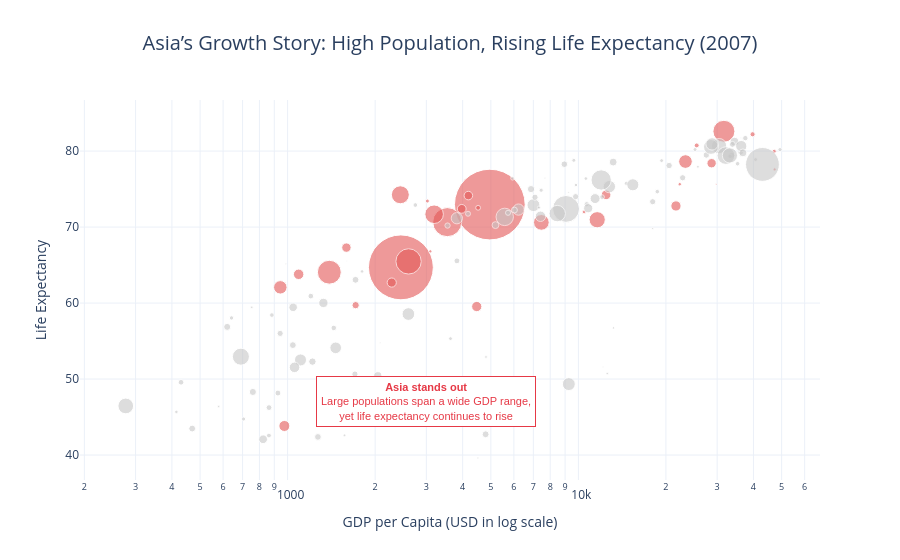

The code cell stored with this chart in its notebook:
### Markdown cell above
## Task 2 — Bubble chart: tell a story

**What to build:** A bubble chart (full 2007 dataset, all countries) where:
- x = GDP per capita (log scale)
- y = life expectancy
- size = population
- colour = ONE continent highlighted (your choice), all others grey
- At least one annotation explaining the highlighted group's story

> This is the grey-and-highlight technique applied to a bubble chart.

### Code cell
# Task 2
# YOUR CODE HERE
import plotly.express as px
import pandas as pd
import math

# Load data
df = px.data.gapminder()

# Filter 2007 data
df_2007 = df[df["year"] == 2007].copy()

# Highlight continent (choose ONE)
highlight = "Asia"

# Create grouping
df_2007["group"] = df_2007["continent"].apply(
    lambda x: highlight if x == highlight else "Other"
)

# Create plot
fig = px.scatter(
    df_2007,
    x="gdpPercap",
    y="lifeExp",
    size="pop",
    hover_name="country",
    color="group",
    log_x=True,
    size_max=50,
    opacity=0.6,
    color_discrete_map={
        highlight: "#E45756",   # strong highlight
        "Other": "#C7C7C7"      # soft grey
    },
    title="Asia’s Growth Story: High Population, Rising Life Expectancy (2007)",
    custom_data=['country', 'pop']
)

# Layout polish
fig.update_layout(
    showlegend=False,
    title=dict(x=0.5, font=dict(size=20)),
    xaxis_title="GDP per Capita (USD in log scale)",
    yaxis_title="Life Expectancy",
    template="plotly_white"
)

fig.update_traces(
    hovertemplate='<b>%{hovertext}</b><br>'
                  'GDP per capita: $%{x:,.0f}<br>'
                  'Life expectancy: %{y:.1f} yrs<br>'
                  'Population: %{customdata[1]:,.0f}')

# 🔥 Strong, visible annotation (PLACED IN EMPTY SPACE)
fig.add_annotation(
    x=math.log10(3000), y=47,
    text="<b>Asia stands out</b><br>Large populations span a wide GDP range,<br>yet life expectancy continues to rise",
    showarrow=False,
    font=dict(color='#E63946', size=11, family='Arial'),
    bgcolor='white', bordercolor='#E63946', borderwidth=1, borderpad=4
)


fig.show()

### Figure 1 — Plotly figure (JSON) as saved in the notebook; plotly's stock layout.template omitted (floating-point values rounded to 4 significant figures; data arrays with more than 128 entries replaced by an {"elided": "..."} marker saying what was removed)
{"data": [{"customdata": [["Afghanistan", 31889923], ["Bahrain", 708573], ["Bangladesh", 150448339], ["Cambodia", 14131858], ["China", 1318683096], ["Hong Kong, China", 6980412], ["India", 1110396331], ["Indonesia", 223547000], ["Iran", 69453570], ["Iraq", 27499638], ["Israel", 6426679], ["Japan", 127467972], ["Jordan", 6053193], ["Korea, Dem. Rep.", 23301725], ["Korea, Rep.", 49044790], ["Kuwait", 2505559], ["Lebanon", 3921278], ["Malaysia", 24821286], ["Mongolia", 2874127], ["Myanmar", 47761980], ["Nepal", 28901790], ["Oman", 3204897], ["Pakistan", 169270617], ["Philippines", 91077287], ["Saudi Arabia", 27601038], ["Singapore", 4553009], ["Sri Lanka", 20378239], ["Syria", 19314747], ["Taiwan", 23174294], ["Thailand", 65068149], ["Vietnam", 85262356], ["West Bank and Gaza", 4018332], ["Yemen, Rep.", 22211743]], "hovertemplate": "<b>%{hovertext}</b><br>GDP per capita: $%{x:,.0f}<br>Life expectancy: %{y:.1f} yrs<br>Population: %{customdata[1]:,.0f}", "hovertext": ["Afghanistan", "Bahrain", "Bangladesh", "Cambodia", "China", "Hong Kong, China", "India", "Indonesia", "Iran", "Iraq", "Israel", "Japan", "Jordan", "Korea, Dem. Rep.", "Korea, Rep.", "Kuwait", "Lebanon", "Malaysia", "Mongolia", "Myanmar", "Nepal", "Oman", "Pakistan", "Philippines", "Saudi Arabia", "Singapore", "Sri Lanka", "Syria", "Taiwan", "Thailand", "Vietnam", "West Bank and Gaza", "Yemen, Rep."], "legendgroup": "Asia", "marker": {"color": "#E45756", "opacity": 0.6, "size": [31889923, 708573, 150448339, 14131858, 1318683096, 6980412, 1110396331, 223547000, 69453570, 27499638, 6426679, 127467972, 6053193, 23301725, 49044790, 2505559, 3921278, 24821286, 2874127, 47761980, 28901790, 3204897, 169270617, 91077287, 27601038, 4553009, 20378239, 19314747, 23174294, 65068149, 85262356, 4018332, 22211743], "sizemode": "area", "sizeref": 527500.0, "symbol": "circle"}, "mode": "markers", "name": "Asia", "orientation": "v", "showlegend": true, "type": "scatter", "x": [974.6, 29800.0, 1391.0, 1714.0, 4959.0, 39720.0, 2452.0, 3541.0, 11610.0, 4471.0, 25520.0, 31660.0, 4519.0, 1593.0, 23350.0, 47310.0, 10460.0, 12450.0, 3096.0, 944.0, 1091.0, 22320.0, 2606.0, 3190.0, 21650.0, 47140.0, 3970.0, 4185.0, 28720.0, 7458.0, 2442.0, 3025.0, 2281.0], "xaxis": "x", "y": [43.83, 75.64, 64.06, 59.72, 72.96, 82.21, 64.7, 70.65, 70.96, 59.55, 80.75, 82.6, 72.53, 67.3, 78.62, 77.59, 71.99, 74.24, 66.8, 62.07, 63.78, 75.64, 65.48, 71.69, 72.78, 79.97, 72.4, 74.14, 78.4, 70.62, 74.25, 73.42, 62.7], "yaxis": "y"}, {"customdata": {"elided": "109x2 mixed values"}, "hovertemplate": "<b>%{hovertext}</b><br>GDP per capita: $%{x:,.0f}<br>Life expectancy: %{y:.1f} yrs<br>Population: %{customdata[1]:,.0f}", "hovertext": ["Albania", "Algeria", "Angola", "Argentina", "Australia", "Austria", "Belgium", "Benin", "Bolivia", "Bosnia and Herzegovina", "Botswana", "Brazil", "Bulgaria", "Burkina Faso", "Burundi", "Cameroon", "Canada", "Central African Republic", "Chad", "Chile", "Colombia", "Comoros", "Congo, Dem. Rep.", "Congo, Rep.", "Costa Rica", "Cote d'Ivoire", "Croatia", "Cuba", "Czech Republic", "Denmark", "Djibouti", "Dominican Republic", "Ecuador", "Egypt", "El Salvador", "Equatorial Guinea", "Eritrea", "Ethiopia", "Finland", "France", "Gabon", "Gambia", "Germany", "Ghana", "Greece", "Guatemala", "Guinea", "Guinea-Bissau", "Haiti", "Honduras", "Hungary", "Iceland", "Ireland", "Italy", "Jamaica", "Kenya", "Lesotho", "Liberia", "Libya", "Madagascar", "Malawi", "Mali", "Mauritania", "Mauritius", "Mexico", "Montenegro", "Morocco", "Mozambique", "Namibia", "Netherlands", "New Zealand", "Nicaragua", "Niger", "Nigeria", "Norway", "Panama", "Paraguay", "Peru", "Poland", "Portugal", "Puerto Rico", "Reunion", "Romania", "Rwanda", "Sao Tome and Principe", "Senegal", "Serbia", "Sierra Leone", "Slovak Republic", "Slovenia", "Somalia", "South Africa", "Spain", "Sudan", "Swaziland", "Sweden", "Switzerland", "Tanzania", "Togo", "Trinidad and Tobago", "Tunisia", "Turkey", "Uganda", "United Kingdom", "United States", "Uruguay", "Venezuela", "Zambia", "Zimbabwe"], "legendgroup": "Other", "marker": {"color": "#C7C7C7", "opacity": 0.6, "size": [3600523, 33333216, 12420476, 40301927, 20434176, 8199783, 10392226, 8078314, 9119152, 4552198, 1639131, 190010647, 7322858, 14326203, 8390505, 17696293, 33390141, 4369038, 10238807, 16284741, 44227550, 710960, 64606759, 3800610, 4133884, 18013409, 4493312, 11416987, 10228744, 5468120, 496374, 9319622, 13755680, 80264543, 6939688, 551201, 4906585, 76511887, 5238460, 61083916, 1454867, 1688359, 82400996, 22873338, 10706290, 12572928, 9947814, 1472041, 8502814, 7483763, 9956108, 301931, 4109086, 58147733, 2780132, 35610177, 2012649, 3193942, 6036914, 19167654, 13327079, 12031795, 3270065, 1250882, 108700891, 684736, 33757175, 19951656, 2055080, 16570613, 4115771, 5675356, 12894865, 135031164, 4627926, 3242173, 6667147, 28674757, 38518241, 10642836, 3942491, 798094, 22276056, 8860588, 199579, 12267493, 10150265, 6144562, 5447502, 2009245, 9118773, 43997828, 40448191, 42292929, 1133066, 9031088, 7554661, 38139640, 5701579, 1056608, 10276158, 71158647, 29170398, 60776238, 301139947, 3447496, 26084662, 11746035, 12311143], "sizemode": "area", "sizeref": 527500.0, "symbol": "circle"}, "mode": "markers", "name": "Other", "orientation": "v", "showlegend": true, "type": "scatter", "x": [5937.0, 6223.0, 4797.0, 12780.0, 34440.0, 36130.0, 33690.0, 1441.0, 3822.0, 7446.0, 12570.0, 9066.0, 10680.0, 1217.0, 430.1, 2042.0, 36320.0, 706.0, 1704.0, 13170.0, 7007.0, 986.1, 277.6, 3633.0, 9645.0, 1545.0, 14620.0, 8948.0, 22830.0, 35280.0, 2082.0, 6025.0, 6873.0, 5581.0, 5728.0, 12150.0, 641.4, 690.8, 33210.0, 30470.0, 13210.0, 752.7, 32170.0, 1328.0, 27540.0, 5186.0, 942.7, 579.2, 1202.0, 3548.0, 18010.0, 36180.0, 40680.0, 28570.0, 7321.0, 1463.0, 1569.0, 414.5, 12060.0, 1045.0, 759.3, 1043.0, 1803.0, 10960.0, 11980.0, 9254.0, 3820.0, 823.7, 4811.0, 36800.0, 25190.0, 2749.0, 619.7, 2014.0, 49360.0, 9809.0, 4173.0, 7409.0, 15390.0, 20510.0, 19330.0, 7670.0, 10810.0, 863.1, 1598.0, 1712.0, 9787.0, 862.5, 18680.0, 25770.0, 926.1, 9270.0, 28820.0, 2602.0, 4513.0, 33860.0, 37510.0, 1107.0, 883.0, 18010.0, 7093.0, 8458.0, 1056.0, 33200.0, 42950.0, 10610.0, 11420.0, 1271.0, 469.7], "xaxis": "x", "y": [76.42, 72.3, 42.73, 75.32, 81.23, 79.83, 79.44, 56.73, 65.55, 74.85, 50.73, 72.39, 73.0, 52.3, 49.58, 50.43, 80.65, 44.74, 50.65, 78.55, 72.89, 65.15, 46.46, 55.32, 78.78, 48.33, 75.75, 78.27, 76.49, 78.33, 54.79, 72.23, 74.99, 71.34, 71.88, 51.58, 58.04, 52.95, 79.31, 80.66, 56.73, 59.45, 79.41, 60.02, 79.48, 70.26, 56.01, 46.39, 60.92, 70.2, 73.34, 81.76, 78.89, 80.55, 72.57, 54.11, 42.59, 45.68, 73.95, 59.44, 48.3, 54.47, 64.16, 72.8, 76.19, 74.54, 71.16, 42.08, 52.91, 79.76, 80.2, 72.9, 56.87, 46.86, 80.2, 75.54, 71.75, 71.42, 75.56, 78.1, 78.75, 76.44, 72.48, 46.24, 65.53, 63.06, 74.0, 42.57, 74.66, 77.93, 48.16, 49.34, 80.94, 58.56, 39.61, 80.88, 81.7, 52.52, 58.42, 69.82, 73.92, 71.78, 51.54, 79.42, 78.24, 76.38, 73.75, 42.38, 43.49], "yaxis": "y"}], "layout": {"annotations": [{"bgcolor": "white", "bordercolor": "#E63946", "borderpad": 4, "borderwidth": 1, "font": {"color": "#E63946", "family": "Arial", "size": 11}, "showarrow": false, "text": "<b>Asia stands out</b><br>Large populations span a wide GDP range,<br>yet life expectancy continues to rise", "x": 3.477, "y": 47}], "legend": {"itemsizing": "constant", "title": {"text": "group"}, "tracegroupgap": 0}, "showlegend": false, "title": {"font": {"size": 20}, "text": "Asia’s Growth Story: High Population, Rising Life Expectancy (2007)", "x": 0.5}, "xaxis": {"anchor": "y", "domain": [0, 1], "title": {"text": "GDP per Capita (USD in log scale)"}, "type": "log"}, "yaxis": {"anchor": "x", "domain": [0, 1], "title": {"text": "Life Expectancy"}}}}
